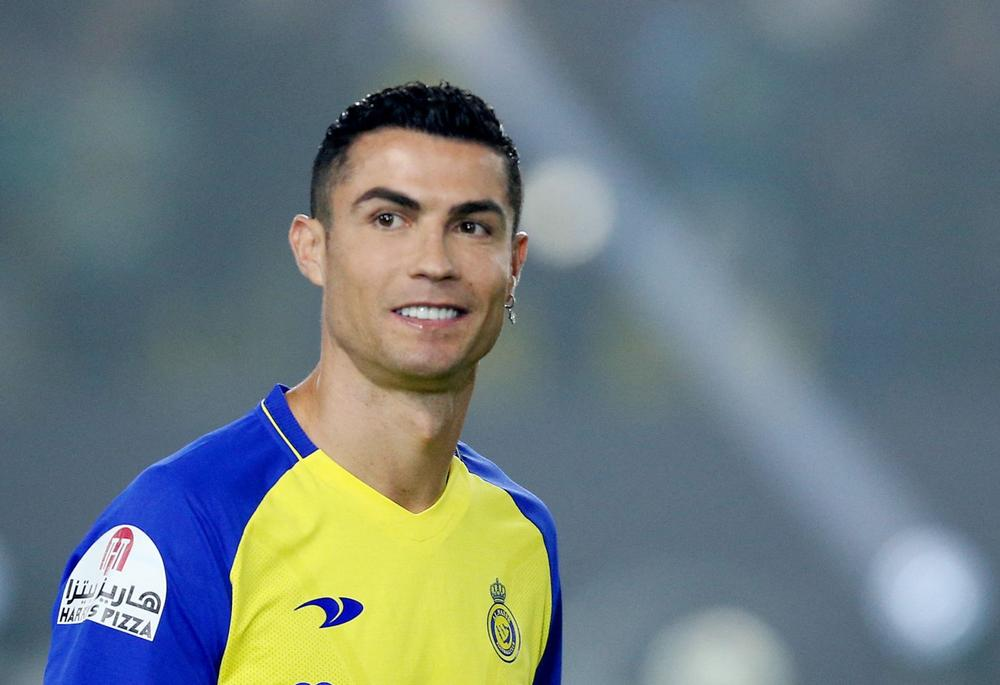
%> input picture siuu.jpg, 1000 x 685 px
$ octave derivatives.m   (GNU Octave 9; MATLAB toolbox functions it lacks are replaced by stand-ins)
%> lines starting %> are read from the running program, lines starting %| are printed output that depends on the picture
clear;
clc;
clf;
close all;

i=imread('siuu.jpg');
%> i is the input picture: size 685x1000x3 uint8; mean R, G, B 110, 123.4, 126
#convert rgb to gray
R = i(:,:,1);
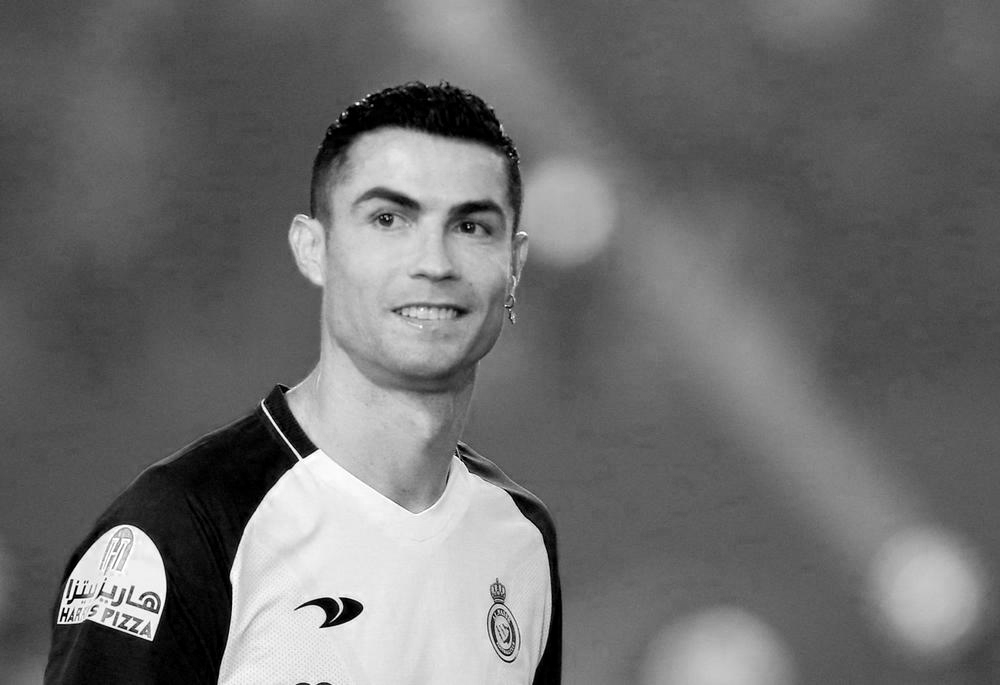
%> R: size 685x1000 uint8; min 0, max 255, mean 110
G = i(:,:,2);
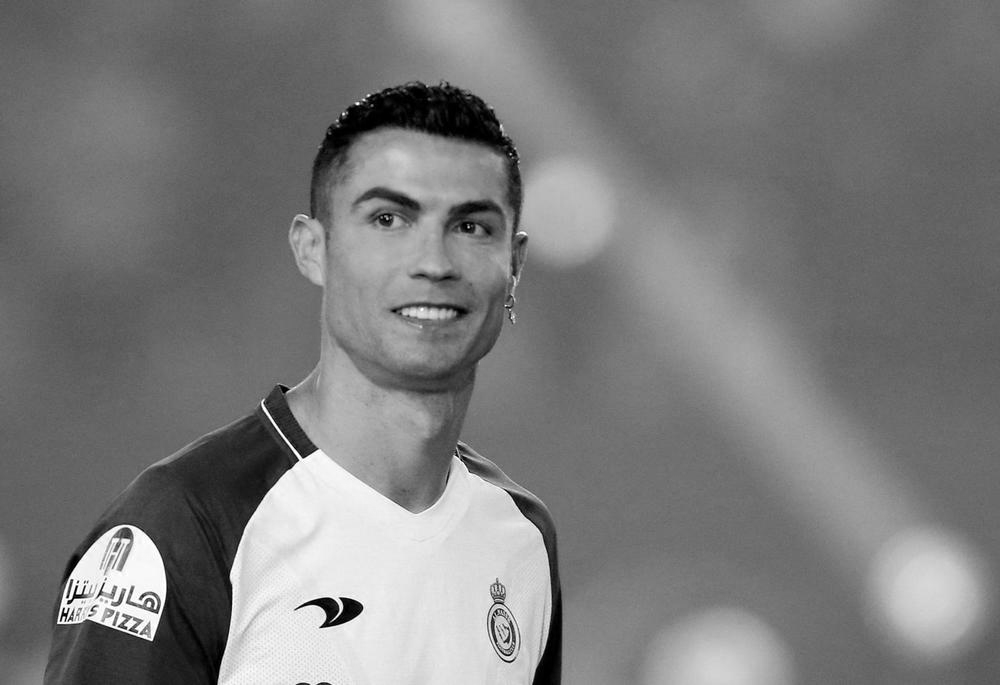
%> G: size 685x1000 uint8; min 0, max 255, mean 123.4
B = i(:,:,3);
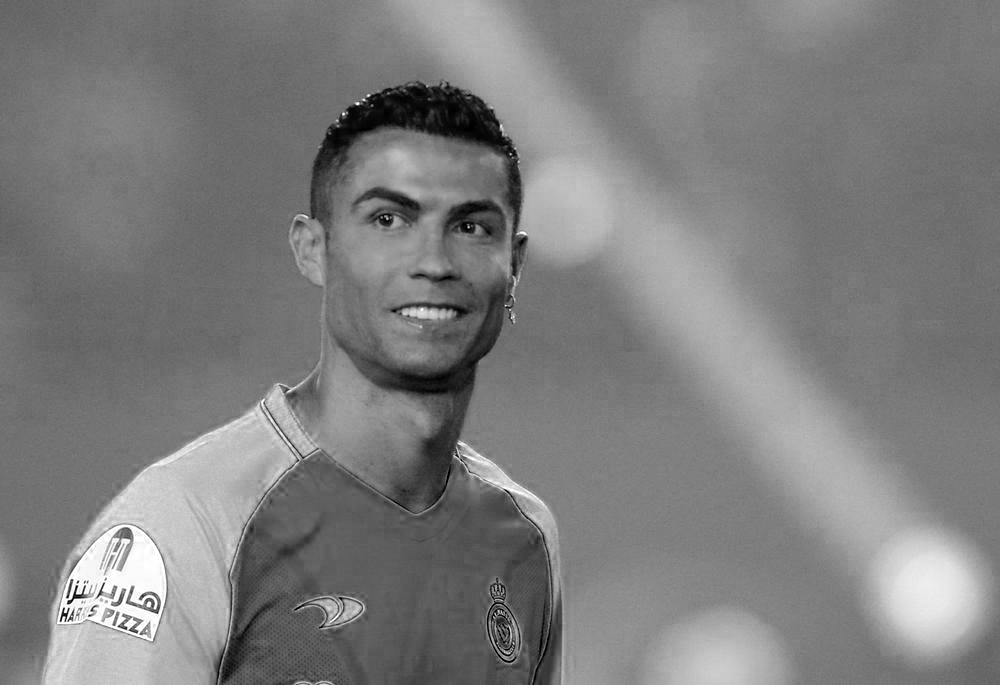
%> B: size 685x1000 uint8; min 0, max 255, mean 126
grayImage = 0.298936*R + 0.587043*G + 0.114021*B;
##grayImage = imread('cameraman.tif');
figure
imshow(grayImage);
title('Input Image');

kx= [-1,1];
ky= [-1;1];

H = conv2(im2double(grayImage),kx,'same');
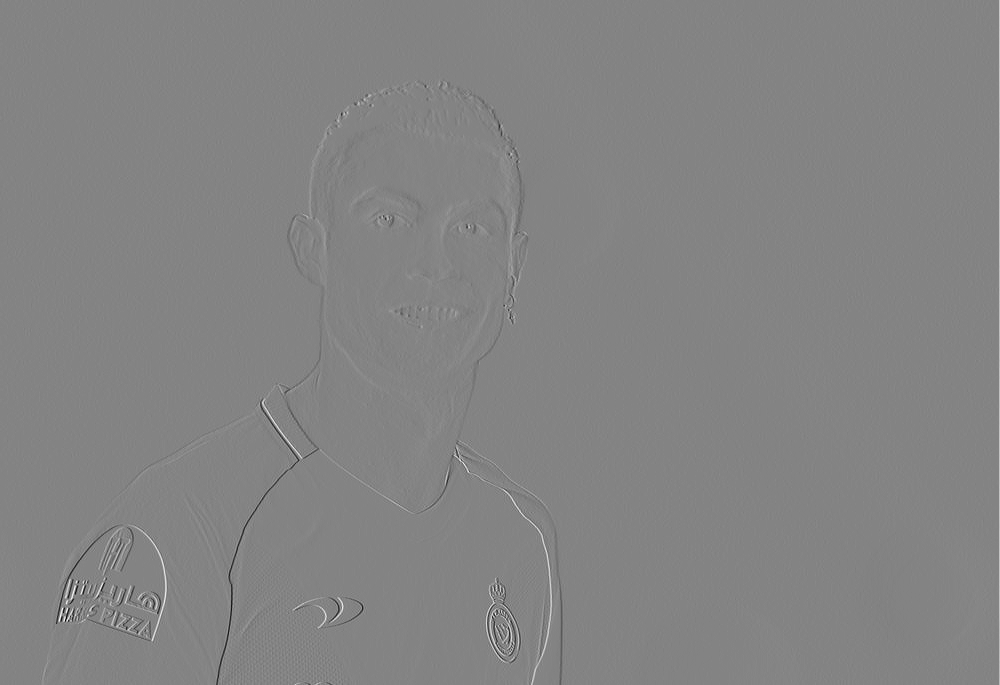
%> H: size 685x1000 double; min -0.827, max 0.773, mean 0.00038; drawn with min black and max white
V = conv2(im2double(grayImage),ky,'same');
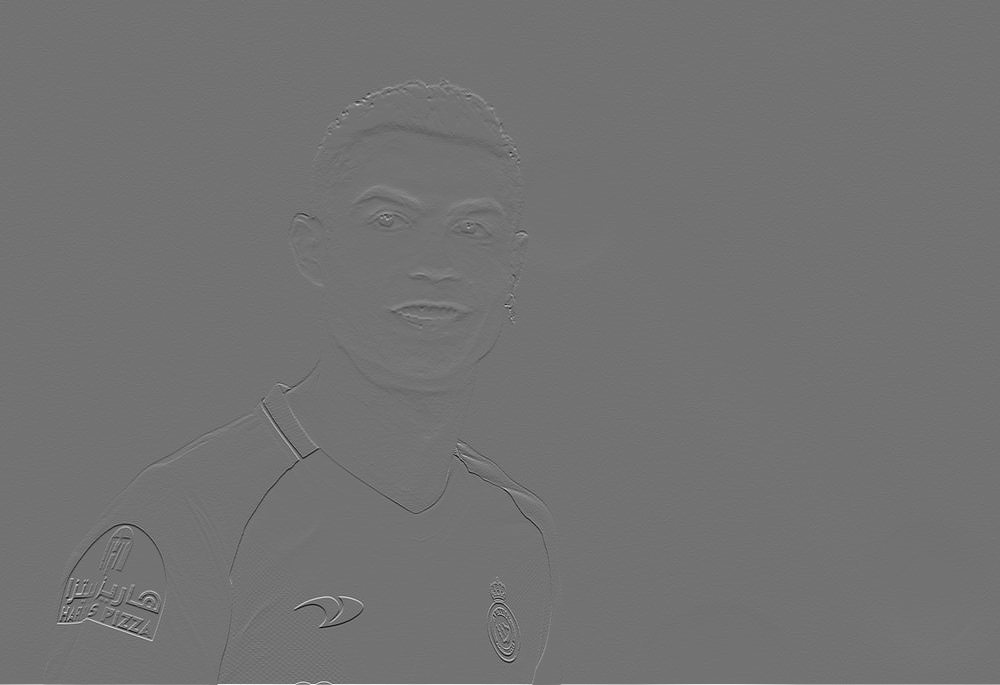
%> V: size 685x1000 double; min -0.765, max 0.933, mean 0.000653; drawn with min black and max white

figure;
imshow(H,[]);
title("filter by x");

figure;
imshow(V,[]);
title("filter by y");
